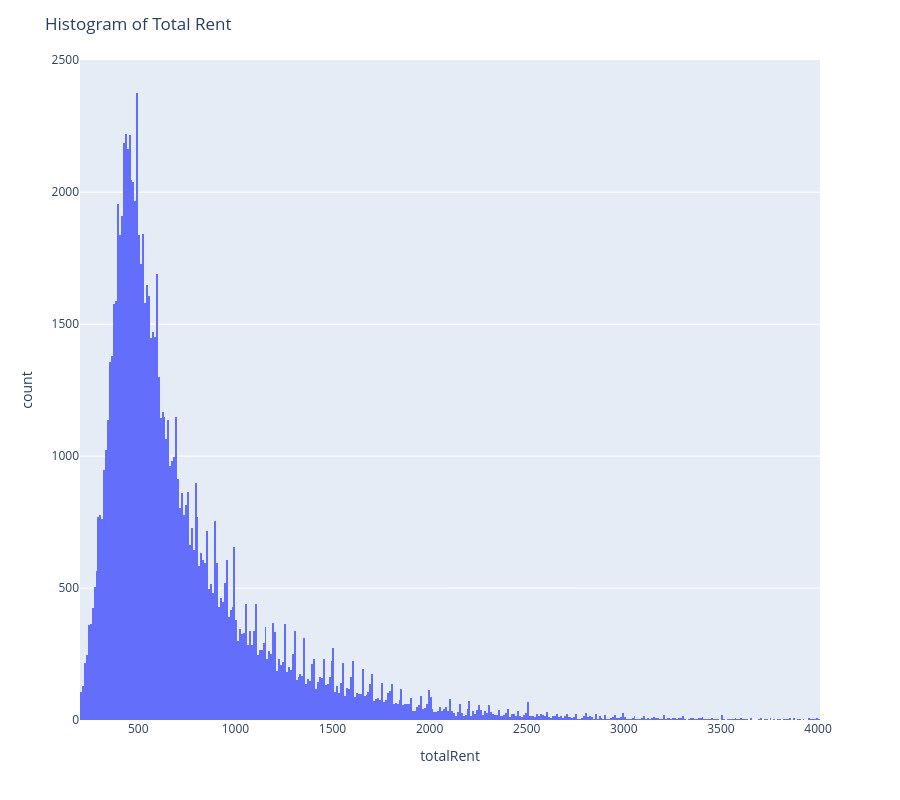

This figure's notebook cell:
### Code cell
df_totalRent = df['totalRent']
fig = px.histogram(df_totalRent, x="totalRent")

fig.update_layout(
    height=800,
    title_text='Histogram of Total Rent'
)
fig.show()

### Figure 1 — Plotly figure (JSON) as saved in the notebook; plotly's stock layout.template omitted (floating-point values rounded to 4 significant figures; data arrays with more than 128 entries replaced by an {"elided": "..."} marker saying what was removed)
{"data": [{"bingroup": "x", "hovertemplate": "totalRent=%{x}<br>count=%{y}<extra></extra>", "legendgroup": "", "marker": {"color": "#636efa", "pattern": {"shape": ""}}, "name": "", "orientation": "v", "showlegend": false, "type": "histogram", "x": {"elided": "103849 float values"}, "xaxis": "x", "yaxis": "y"}], "layout": {"barmode": "relative", "height": 800, "legend": {"tracegroupgap": 0}, "margin": {"t": 60}, "title": {"text": "Histogram of Total Rent"}, "xaxis": {"anchor": "y", "domain": [0, 1], "title": {"text": "totalRent"}}, "yaxis": {"anchor": "x", "domain": [0, 1], "title": {"text": "count"}}}}
